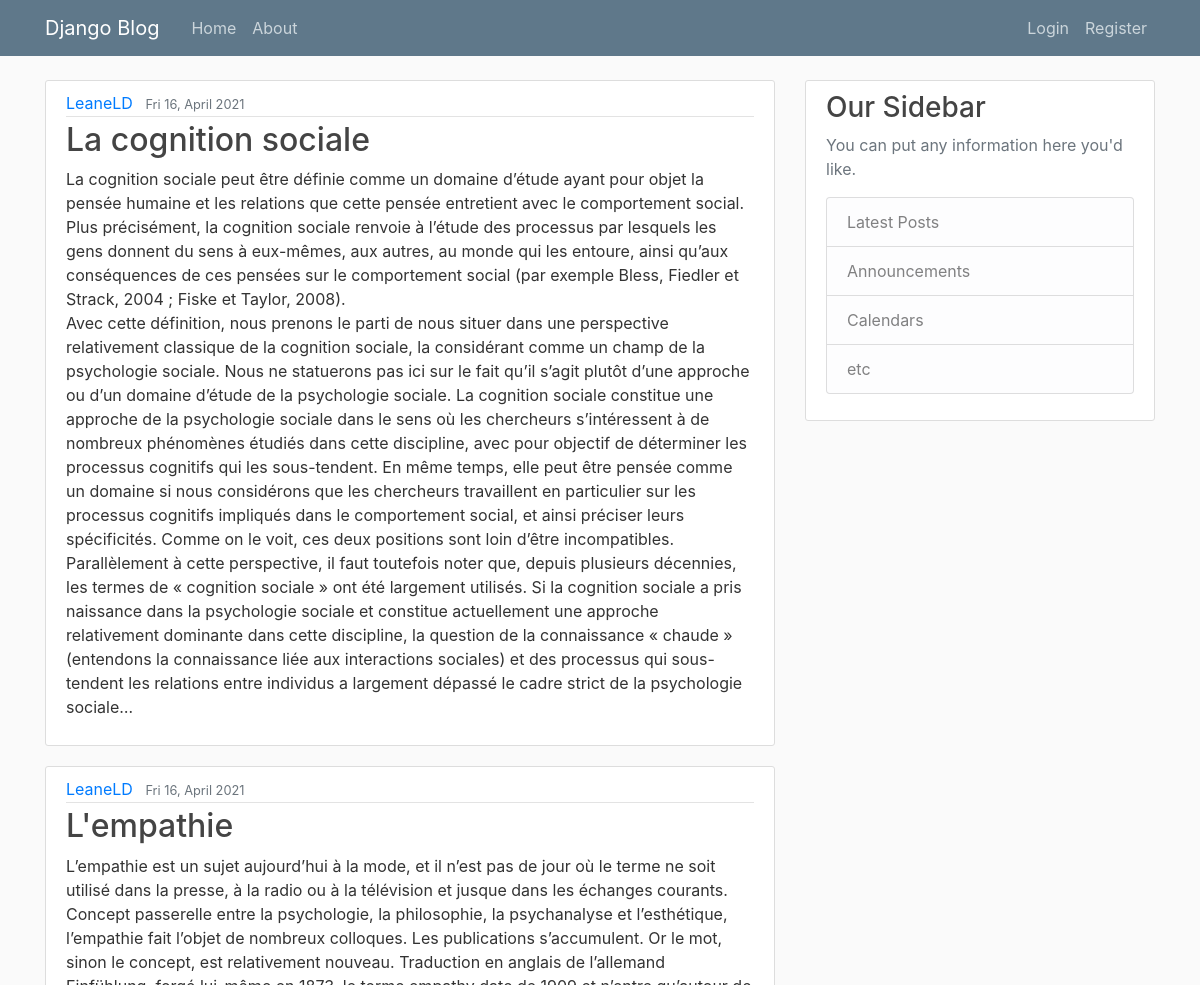
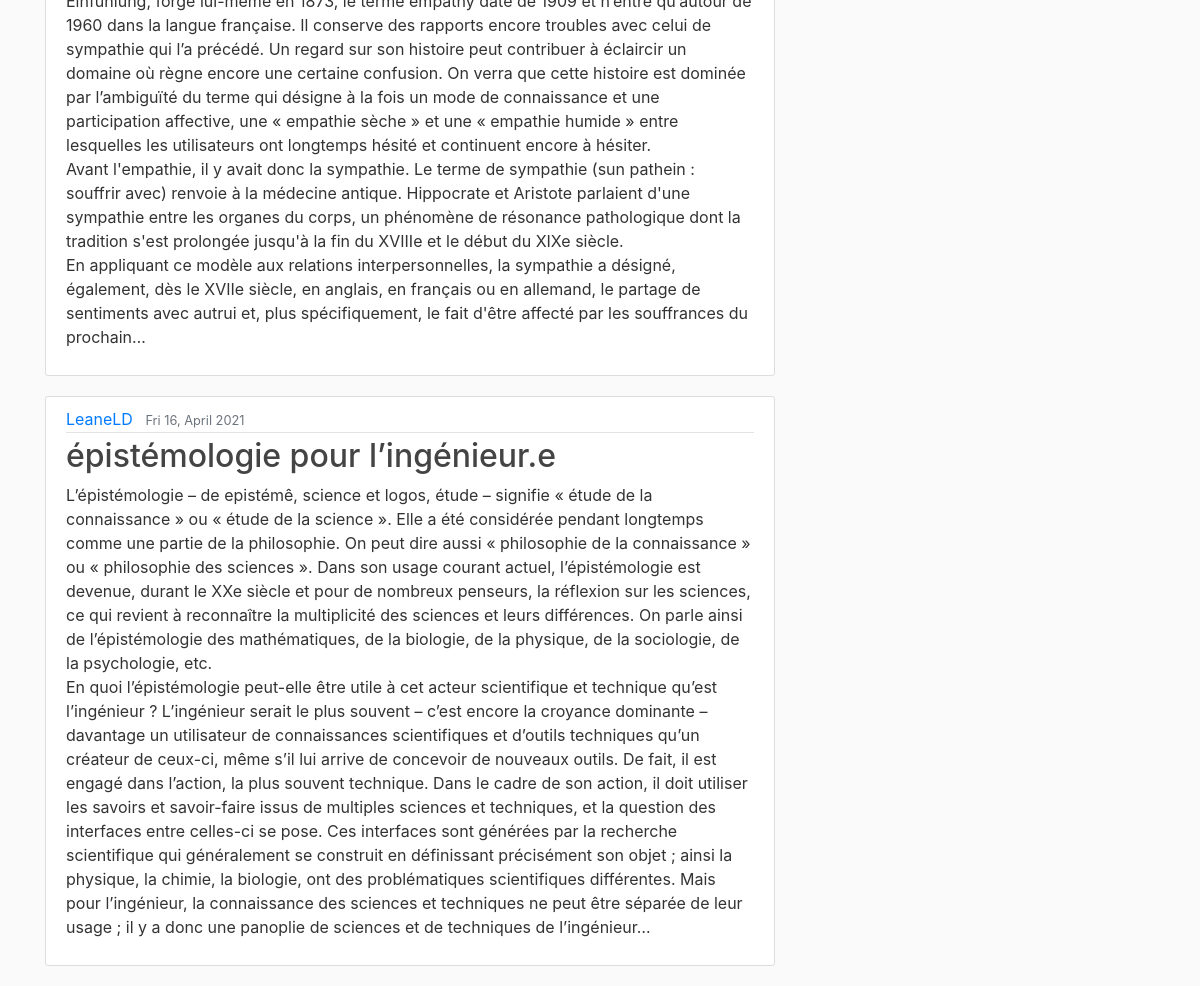
The page / on the database its author committed (2 pictures, top to bottom).
### blog/models.py (models this page shows, shortened)
class Post(models.Model):
	title = models.CharField(max_length=100)
	content = models.TextField()
	date_posted = models.DateTimeField(default=timezone.now)
	author = models.ForeignKey(User, on_delete=models.CASCADE)

### blog/views.py (the view)
# urls.py: path('', views.home, name='blog-home'),
def home(request):
    context = {
        'posts': Post.objects.all()
    }
    return render(request, 'blog/home.html', context)

### blog/templates/blog/home.html
{% extends "blog/base.html" %}
{% block content %}
	{% for post in posts %}
		<article class="media content-section">
		  <div class="media-body">
		    <div class="article-metadata">
		      <a class="mr-2" href="#">{{ post.author }}</a>
		      <small class="text-muted">{{ post.date_posted|date:"D d, F o" }}</small>
		    </div>
		    <h2><a class="article-title" href="#">{{ post.title }}</a></h2>
		    <p class="article-content">{{ post.content }}</p>
		  </div>
		</article>
	{% endfor %}
{% endblock content %}

### blog/templates/blog/base.html (shortened to what this page needs)
{% load static %}
<!DOCTYPE html>
<html>
<head>
    <link rel="stylesheet" href="https://maxcdn.bootstrapcdn.com/bootstrap/4.0.0/css/bootstrap.min.css">
    <link rel="stylesheet" type="text/css" href="{% static 'blog/main.css' %}">
</head>
<body>
	<header class="site-header">
	  <nav class="navbar navbar-expand-md navbar-dark bg-steel fixed-top">
	    <div class="container">
	      <a class="navbar-brand mr-4" href="/">Django Blog</a>
	      <div class="collapse navbar-collapse" id="navbarToggle">
	        <div class="navbar-nav mr-auto">
	          <a class="nav-item nav-link" href="{% url 'blog-home' %}">Home</a>
	          <a class="nav-item nav-link" href="{% url 'blog-about' %}">About</a>
	        </div>
	        <div class="navbar-nav">
	        	{% if user.is_authenticated %}
	        	  <a class="nav-item nav-link" href="{% url 'profile' %}">Profile</a>
	        	  <a class="nav-item nav-link" href="{% url 'logout' %}">Logout</a>
	        	{% else %}
	              <a class="nav-item nav-link" href="{% url 'login' %}">Login</a>
	              <a class="nav-item nav-link" href="{% url 'register' %}">Register</a>
	            {% endif %}
	        </div>
	      </div>
	    </div>
	  </nav>
	</header>
	<main role="main" class="container">
	  <div class="row">
	    <div class="col-md-8">
	      {% block content %}{% endblock %}
	    </div>
	    <div class="col-md-4">
	      <div class="content-section">
	        <h3>Our Sidebar</h3>
	        <p class='text-muted'>You can put any information here you'd like.
	          <ul class="list-group">
	            <li class="list-group-item list-group-item-light">Latest Posts</li>
	            <li class="list-group-item list-group-item-light">Announcements</li>
	            <li class="list-group-item list-group-item-light">Calendars</li>
	            <li class="list-group-item list-group-item-light">etc</li>
	          </ul>
	        </p>
	      </div>
	    </div>
	  </div>
	</main>
</body>
</html>

### blog/static/blog/main.css (style rules this page uses)
body { background: #fafafa; color: #333333; margin-top: 5rem; }
h1, h2, h3, h4, h5, h6 { color: #444444; }
ul { margin: 0; }
.bg-steel { background-color: #5f788a; }
.site-header .navbar-nav .nav-link { color: #cbd5db; }
.content-section { background: #ffffff; padding: 10px 20px; border: 1px solid #dddddd; border-radius: 3px; margin-bottom: 20px; }
.article-title { color: #444444; }
.article-content { white-space: pre-line; }
.article-metadata { padding-bottom: 1px; margin-bottom: 4px; border-bottom: 1px solid #e3e3e3 }

### rows shown on the page
Post: author "LeaneLD", date_posted "Fri 16, April 2021", title "La cognition sociale", content "La cognition sociale peut être définie comme un domaine d’étude ayant pour objet la pensée humaine et les relations que cette pensée entretient avec le comportement social. Plus précisément, la cognition sociale renvoie à l’étude des processus par lesquels les gens donnent du sens à eux-mêmes, aux autres, au monde qui les entoure, ainsi qu’aux conséquences de ces pensées sur le comportement social (par exemple Bless, Fiedler et Strack, 2004 ; Fiske et Taylor, 2008). Avec cette définition, nous prenons le parti de nous situer dans une perspective relativement classique de la cognition sociale, la considérant comme un champ de la psychologie sociale. Nous ne statuerons pas ici sur le fait…"
Post: author "LeaneLD", date_posted "Fri 16, April 2021", title "L'empathie", content "L’empathie est un sujet aujourd’hui à la mode, et il n’est pas de jour où le terme ne soit utilisé dans la presse, à la radio ou à la télévision et jusque dans les échanges courants. Concept passerelle entre la psychologie, la philosophie, la psychanalyse et l’esthétique, l’empathie fait l’objet de nombreux colloques. Les publications s’accumulent. Or le mot, sinon le concept, est relativement nouveau. Traduction en anglais de l’allemand Einfühlung, forgé lui-même en 1873, le terme empathy date de 1909 et n’entre qu’autour de 1960 dans la langue française. Il conserve des rapports encore troubles avec celui de sympathie qui l’a précédé. Un regard sur son histoire peut contribuer à éclaircir…"
Post: author "LeaneLD", date_posted "Fri 16, April 2021", title "épistémologie pour l’ingénieur.e", content "L’épistémologie – de epistémê, science et logos, étude – signifie « étude de la connaissance » ou « étude de la science ». Elle a été considérée pendant longtemps comme une partie de la philosophie. On peut dire aussi « philosophie de la connaissance » ou « philosophie des sciences ». Dans son usage courant actuel, l’épistémologie est devenue, durant le XXe siècle et pour de nombreux penseurs, la réflexion sur les sciences, ce qui revient à reconnaître la multiplicité des sciences et leurs différences. On parle ainsi de l’épistémologie des mathématiques, de la biologie, de la physique, de la sociologie, de la psychologie, etc. En quoi l’épistémologie peut-elle être utile à cet acteur…"
